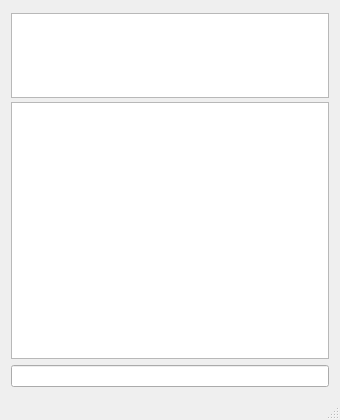
<?xml version="1.0" encoding="UTF-8"?>
<ui version="4.0">
 <class>ProgrammersCalculator</class>
 <widget class="QMainWindow" name="ProgrammersCalculator">
  <property name="geometry">
   <rect>
    <x>0</x>
    <y>0</y>
    <width>340</width>
    <height>420</height>
   </rect>
  </property>
  <property name="windowTitle">
   <string>ProgrammersCalculator</string>
  </property>
  <widget class="QWidget" name="centralWidget">
   <layout class="QVBoxLayout" name="verticalLayout">
    <item>
     <widget class="QListWidget" name="radixListWidget">
      <property name="sizePolicy">
       <sizepolicy hsizetype="Expanding" vsizetype="Fixed">
        <horstretch>0</horstretch>
        <verstretch>0</verstretch>
       </sizepolicy>
      </property>
      <property name="minimumSize">
       <size>
        <width>0</width>
        <height>85</height>
       </size>
      </property>
      <property name="maximumSize">
       <size>
        <width>16777215</width>
        <height>80</height>
       </size>
      </property>
      <property name="font">
       <font>
        <family>Liberation Mono</family>
       </font>
      </property>
     </widget>
    </item>
    <item>
     <widget class="QListWidget" name="stackListWidget">
      <property name="font">
       <font>
        <family>Liberation Mono</family>
       </font>
      </property>
     </widget>
    </item>
    <item>
     <widget class="QLineEdit" name="inputEdit"/>
    </item>
   </layout>
  </widget>
  <widget class="QMenuBar" name="menuBar">
   <property name="geometry">
    <rect>
     <x>0</x>
     <y>0</y>
     <width>340</width>
     <height>21</height>
    </rect>
   </property>
  </widget>
  <widget class="QStatusBar" name="statusBar"/>
 </widget>
 <layoutdefault spacing="6" margin="11"/>
 <resources/>
 <connections/>
</ui>
